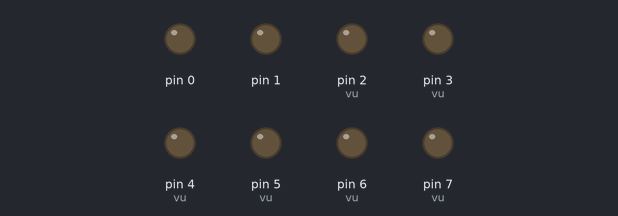
The sketch below on a simulated Arduino Uno, built with avr-gcc and run on an emulated ATmega328P. Shown: output pins drawn as LEDs (lit = HIGH).

Above: at 0.74 s.
At 16.22 s:
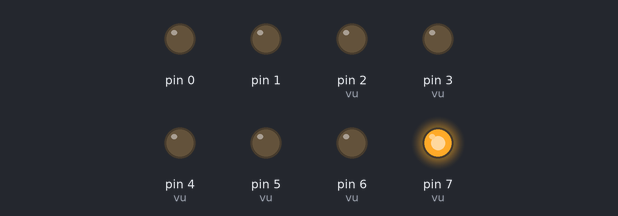
At 31.51 s:
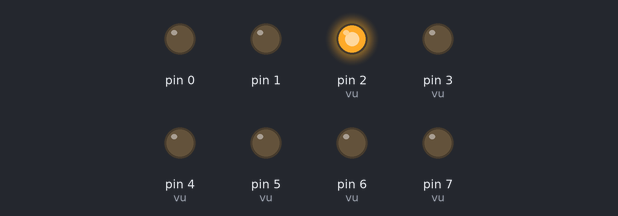
Timing chart, 0 to 31.6 s (numbered marks = the images above):
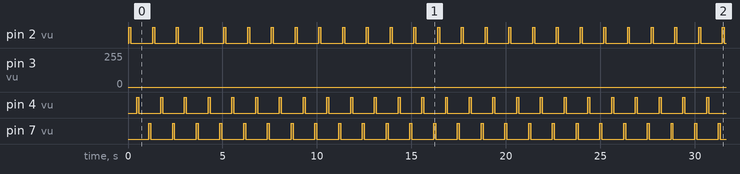

Measured:
- by itself, pin 2 (vu), pin 4 (vu), pin 7 (vu): alternates HIGH for 0.10 s and LOW for 1.2 s

The sketch:

testLeds_01.ino
```cpp
int led1 = 2;
int led2 = 3;
int led3 = 4;
int led4 = 5;
int led5 = 6;
int led6 = 7;

int vu[] = {led1, led2, led3, led4, led5, led6};

void setup() {
  // put your setup code here, to run once:
 for (int ledPin = 0; ledPin < 6; ledPin ++) {
  pinMode(ledPin, OUTPUT);
 }
}

void loop() {
//   int ledPin = 7;
  for (int ledPin = 0; ledPin < 6; ledPin ++) {
    for (int fadeValue = 0 ; fadeValue <= 255; fadeValue += 5) {
      analogWrite(vu[ledPin], fadeValue);
      delay(2);
    }
    for (int fadeValue = 255 ; fadeValue >= 0; fadeValue -= 5) {
      analogWrite(vu[ledPin], fadeValue);
      delay(2);
    }
  }

}
```
